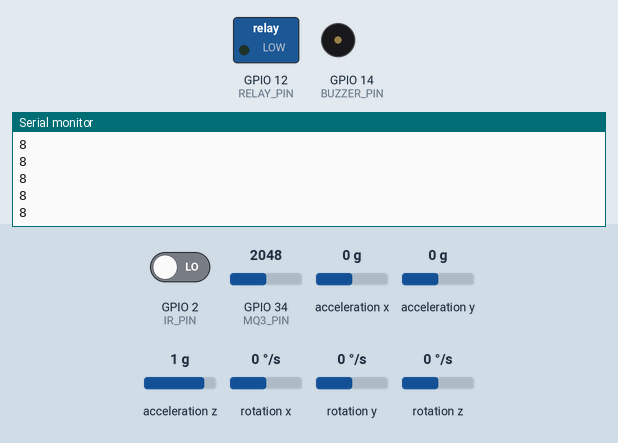
This program was run on a simulated ESP32. Shown: switched loads named in the program (green lamp = pin HIGH), buzzer (waves = sounding, pin HIGH), the last lines printed to the serial monitor. Wiring (inferred from the names in the program): MPU-6050 motion sensor at I2C address 0x68. Inputs (shaded band) come from the test bench; at power-on: acceleration z 1 g, GPIO 2 (IR_PIN) LOW, GPIO 34 (MQ3_PIN) = 2048, acceleration x 0 g, acceleration y 0 g, rotation x 0 °/s, rotation y 0 °/s, rotation z 0 °/s. Nothing arrives over Bluetooth unless stated; a phone connects over Bluetooth LE 3 s after start.

Above: at 1.2 s.
1.3 s: acceleration z set to 0 g
At 1.33 s:
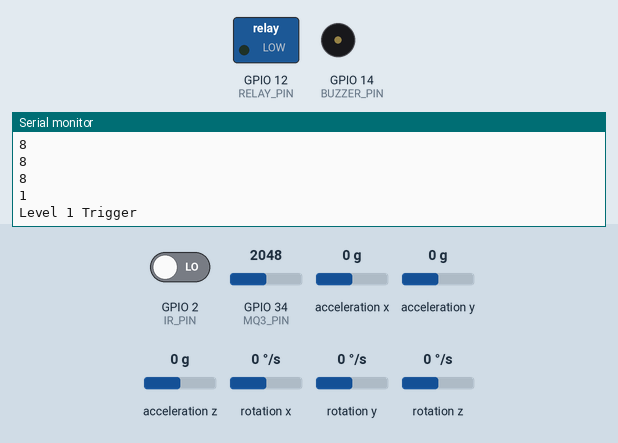
At 1.84 s:
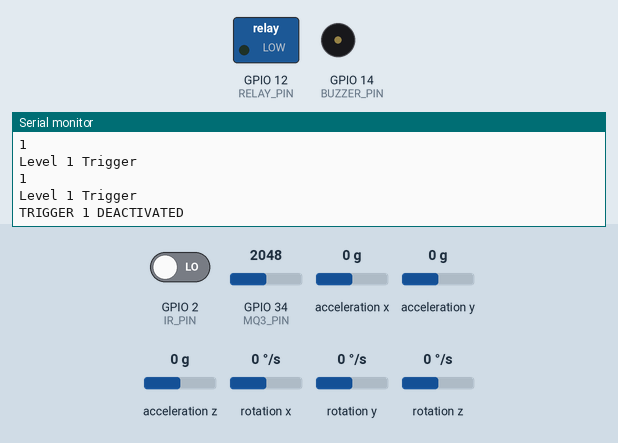

The program:

main.cpp
```cpp
#include <Wire.h>
#include <Adafruit_MPU6050.h>
#include <Adafruit_Sensor.h>
#include <BLEDevice.h>
#include <BLEUtils.h>
#include <BLEServer.h>

Adafruit_MPU6050 mpu;

// Pin definitions
const int IR_PIN = 2;
const int MQ3_PIN = 34;
const int RELAY_PIN = 12;
const int BUZZER_PIN = 14;
const int I2C_SDA = 21;
const int I2C_SCL = 22;

//MPU Variables Setup
const int MPU_addr = 0x68; // I2C address of the MPU-6050

 int16_t AcX, AcY, AcZ, Tmp, GyX, GyY, GyZ;
 float ax = 0, ay = 0, az = 0, gx = 0, gy = 0, gz = 0;

 boolean accident = false; //stores if a accident has occurred
 boolean trigger1 = false; //stores if first trigger (lower threshold) has occurred
 boolean trigger2 = false; //stores if second trigger (upper threshold) has occurred
 boolean trigger3 = false; //stores if third trigger (orientation change) has occurred
 byte trigger1count = 0; //stores the counts past since trigger 1 was set true
 byte trigger2count = 0; //stores the counts past since trigger 2 was set true
 byte trigger3count = 0; //stores the counts past since trigger 3 was set true
 int angleChange = 0;

// BLE Service UUIDs
#define SERVICE_UUID "12345678-1234-1234-1234-1234567890ab"
#define CHARACTERISTIC_UUID "abcd1234-ab12-cd34-ef56-abcdef123456"

BLECharacteristic *pCharacteristic;
bool deviceConnected = false;

class MyServerCallbacks: public BLEServerCallbacks {
  void onConnect(BLEServer* pServer) {
    deviceConnected = true;
  }

  void onDisconnect(BLEServer* pServer) {
    deviceConnected = false;
  }
};

void setup() {
  Serial.begin(115200);

  pinMode(IR_PIN, INPUT);
  pinMode(RELAY_PIN, OUTPUT);
  pinMode(BUZZER_PIN, OUTPUT);
  digitalWrite(RELAY_PIN, LOW);
  digitalWrite(BUZZER_PIN, LOW);

  // Initialize MPU6050
  Wire.begin(I2C_SDA, I2C_SCL);
  Wire.beginTransmission(MPU_addr);
  Wire.write(0x6B);  // PWR_MGMT_1 register
  Wire.write(0);     // set to zero (wakes up the MPU-6050)
  Wire.endTransmission(true);

  // Initialize BLE
  BLEDevice::init("SmartHelmet_ESP32");
  BLEServer *pServer = BLEDevice::createServer();
  pServer->setCallbacks(new MyServerCallbacks());
  BLEService *pService = pServer->createService(SERVICE_UUID);
  pCharacteristic = pService->createCharacteristic(
                      CHARACTERISTIC_UUID,
                      BLECharacteristic::PROPERTY_READ |
                      BLECharacteristic::PROPERTY_NOTIFY
                    );
  pCharacteristic->setValue("Smart Helmet Ready");
  pService->start();
  pServer->getAdvertising()->start();
  Serial.println("BLE started. Waiting for client...");
}

void mpu_read()
{
   Wire.beginTransmission(MPU_addr);
   Wire.write(0x3B);  // starting with register 0x3B (ACCEL_XOUT_H)
   Wire.endTransmission(false);
   Wire.requestFrom(MPU_addr, 14, true); // request a total of 14 registers
   AcX = Wire.read() << 8 | Wire.read(); // 0x3B (ACCEL_XOUT_H) & 0x3C (ACCEL_XOUT_L)
   AcY = Wire.read() << 8 | Wire.read(); // 0x3D (ACCEL_YOUT_H) & 0x3E (ACCEL_YOUT_L)
   AcZ = Wire.read() << 8 | Wire.read(); // 0x3F (ACCEL_ZOUT_H) & 0x40 (ACCEL_ZOUT_L)
   Tmp = Wire.read() << 8 | Wire.read(); // 0x41 (TEMP_OUT_H) & 0x42 (TEMP_OUT_L)
   GyX = Wire.read() << 8 | Wire.read(); // 0x43 (GYRO_XOUT_H) & 0x44 (GYRO_XOUT_L)
   GyY = Wire.read() << 8 | Wire.read(); // 0x45 (GYRO_YOUT_H) & 0x46 (GYRO_YOUT_L)
   GyZ = Wire.read() << 8 | Wire.read(); // 0x47 (GYRO_ZOUT_H) & 0x48 (GYRO_ZOUT_L)
 }


void loop() {
  bool helmetOn = digitalRead(IR_PIN);
  int alcoholLevel = analogRead(MQ3_PIN);
  bool sober = (alcoholLevel < 2000);  // Tune this value

  if (helmetOn && sober) {
    digitalWrite(RELAY_PIN, HIGH);
  } else {
    digitalWrite(RELAY_PIN, LOW);
  }

  mpu_read();

  // Convert raw data to physical units
  ax = (AcX - 2050) / 16384.00;
  ay = (AcY - 77) / 16384.00;
  az = (AcZ - 1947) / 16384.00;
  gx = (GyX + 270) / 131.07;
  gy = (GyY - 351) / 131.07;
  gz = (GyZ + 136) / 131.07;

  float Raw_Amp = sqrt(ax * ax + ay * ay + az * az);
  int Amp = Raw_Amp * 10;
  Serial.println(Amp);

  // Level 1 Trigger: Drop in acceleration
  if (Amp <= 2 && !trigger2) {
    trigger1 = true;
    Serial.println("Level 1 Trigger");
  }

  // Level 2 Trigger: Spike in acceleration
  if (trigger1) {
    trigger1count++;
    if (Amp >= 12) {
      trigger2 = true;
      Serial.println("Level 2 Trigger");
      trigger1 = false;
      trigger1count = 0;
    }
  }

  // Level 3 Trigger: Orientation change
  if (trigger2) {
    trigger2count++;
    angleChange = sqrt(gx * gx + gy * gy + gz * gz);
    Serial.println(angleChange);
    if (angleChange >= 30 && angleChange <= 400) {
      trigger3 = true;
      trigger2 = false;
      trigger2count = 0;
      Serial.println("Level 3 Trigger");
    }
  }

  // Final Accident Detection
  if (trigger3) {
    trigger3count++;
    if (trigger3count >= 10) {
      angleChange = sqrt(gx * gx + gy * gy + gz * gz);
      Serial.println(angleChange);
      if (angleChange >= 0 && angleChange <= 10) {
        accident = true;
        trigger3 = false;
        trigger3count = 0;
        Serial.println("ACCIDENT DETECTED");
        tone(BUZZER_PIN,1000);
        delay(1000);
        noTone(BUZZER_PIN);
        delay(1000);
        if (deviceConnected) {
          pCharacteristic->setValue("Crash Detected! Send SMS with GPS from phone.");
          pCharacteristic->notify();
          Serial.println("Crash alert sent over BLE.");
        }
        delay(5000);
        digitalWrite(BUZZER_PIN, LOW);
      } else {
        // False alarm, user moved again
        trigger3 = false;
        trigger3count = 0;
        Serial.println("TRIGGER 3 DEACTIVATED");
      }
    }
  }

  // Reset triggers if timeout
  if (trigger2count >= 6) {
    trigger2 = false;
    trigger2count = 0;
    Serial.println("TRIGGER 2 DEACTIVATED");
  }
  if (trigger1count >= 6) {
    trigger1 = false;
    trigger1count = 0;
    Serial.println("TRIGGER 1 DEACTIVATED");
  }

  delay(100); // Polling delay

}
```

Measured:
- after the input at 1.3 s, the serial monitor: prints a new line at once (image 1)
